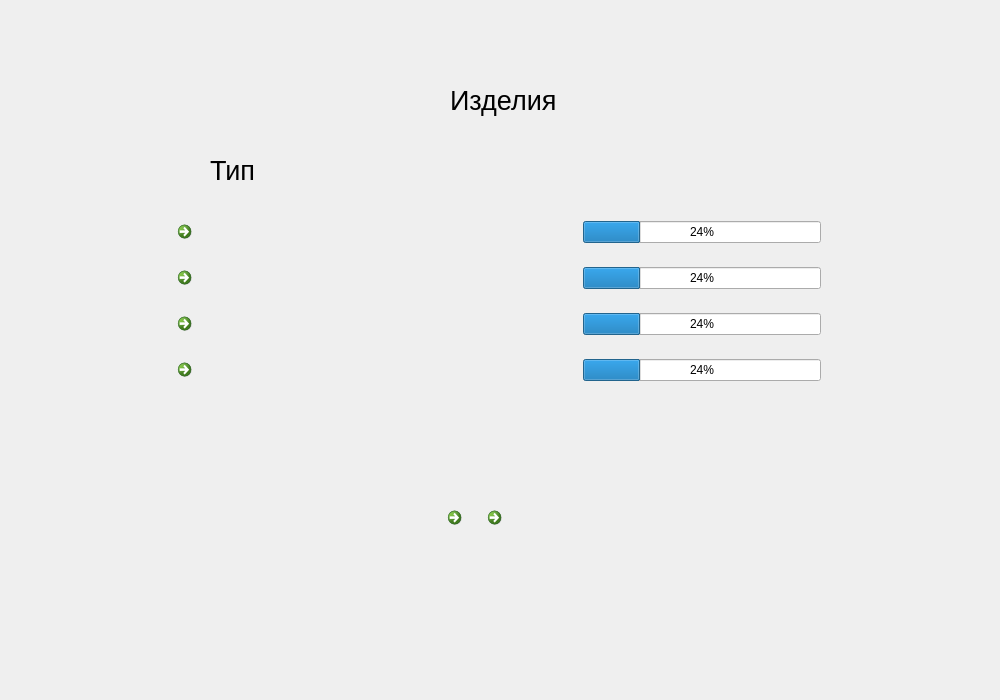
<?xml version="1.0" encoding="UTF-8"?>
<ui version="4.0">
 <class>izd</class>
 <widget class="QDialog" name="izd">
  <property name="geometry">
   <rect>
    <x>0</x>
    <y>0</y>
    <width>1000</width>
    <height>700</height>
   </rect>
  </property>
  <property name="windowTitle">
   <string>Dialog</string>
  </property>
  <widget class="QLabel" name="labelizd">
   <property name="geometry">
    <rect>
     <x>450</x>
     <y>80</y>
     <width>211</width>
     <height>41</height>
    </rect>
   </property>
   <property name="font">
    <font>
     <pointsize>20</pointsize>
    </font>
   </property>
   <property name="text">
    <string>Изделия</string>
   </property>
  </widget>
  <widget class="QLabel" name="labelTip">
   <property name="geometry">
    <rect>
     <x>210</x>
     <y>150</y>
     <width>101</width>
     <height>41</height>
    </rect>
   </property>
   <property name="font">
    <font>
     <pointsize>20</pointsize>
    </font>
   </property>
   <property name="autoFillBackground">
    <bool>false</bool>
   </property>
   <property name="text">
    <string>&lt;html&gt;&lt;head/&gt;&lt;body&gt;&lt;p&gt;&lt;span style=&quot; color:#000000;&quot;&gt;Тип&lt;/span&gt;&lt;/p&gt;&lt;/body&gt;&lt;/html&gt;</string>
   </property>
  </widget>
  <widget class="QCommandLinkButton" name="leftButton">
   <property name="geometry">
    <rect>
     <x>440</x>
     <y>500</y>
     <width>41</width>
     <height>40</height>
    </rect>
   </property>
   <property name="text">
    <string/>
   </property>
   <property name="icon">
    <iconset>
     <normaloff>../left.png</normaloff>../left.png</iconset>
   </property>
   <property name="autoRepeatDelay">
    <number>300</number>
   </property>
  </widget>
  <widget class="QWidget" name="layoutWidget">
   <property name="geometry">
    <rect>
     <x>170</x>
     <y>210</y>
     <width>651</width>
     <height>182</height>
    </rect>
   </property>
   <layout class="QVBoxLayout" name="verticalLayout">
    <item>
     <layout class="QHBoxLayout" name="horizontalLayout">
      <item>
       <widget class="QCommandLinkButton" name="LinkButton1">
        <property name="font">
         <font>
          <family>Segoe UI</family>
          <pointsize>8</pointsize>
         </font>
        </property>
        <property name="text">
         <string/>
        </property>
        <property name="icon">
         <iconset>
          <normaloff>right.png</normaloff>right.png</iconset>
        </property>
       </widget>
      </item>
      <item>
       <spacer name="horizontalSpacer">
        <property name="orientation">
         <enum>Qt::Horizontal</enum>
        </property>
        <property name="sizeHint" stdset="0">
         <size>
          <width>40</width>
          <height>20</height>
         </size>
        </property>
       </spacer>
      </item>
      <item>
       <widget class="QProgressBar" name="progressBar1">
        <property name="value">
         <number>24</number>
        </property>
       </widget>
      </item>
     </layout>
    </item>
    <item>
     <layout class="QHBoxLayout" name="horizontalLayout_7">
      <item>
       <widget class="QCommandLinkButton" name="LinkButton2">
        <property name="font">
         <font>
          <family>Segoe UI</family>
          <pointsize>8</pointsize>
         </font>
        </property>
        <property name="text">
         <string/>
        </property>
        <property name="icon">
         <iconset>
          <normaloff>free-icon-right-arrow-circular-button-outline-54240.png</normaloff>free-icon-right-arrow-circular-button-outline-54240.png</iconset>
        </property>
       </widget>
      </item>
      <item>
       <spacer name="horizontalSpacer_7">
        <property name="orientation">
         <enum>Qt::Horizontal</enum>
        </property>
        <property name="sizeHint" stdset="0">
         <size>
          <width>40</width>
          <height>20</height>
         </size>
        </property>
       </spacer>
      </item>
      <item>
       <widget class="QProgressBar" name="progressBar2">
        <property name="value">
         <number>24</number>
        </property>
       </widget>
      </item>
     </layout>
    </item>
    <item>
     <layout class="QHBoxLayout" name="horizontalLayout_8">
      <item>
       <widget class="QCommandLinkButton" name="LinkButton3">
        <property name="font">
         <font>
          <family>Segoe UI</family>
          <pointsize>8</pointsize>
         </font>
        </property>
        <property name="text">
         <string/>
        </property>
        <property name="icon">
         <iconset>
          <normaloff>free-icon-right-arrow-circular-button-outline-54240.png</normaloff>free-icon-right-arrow-circular-button-outline-54240.png</iconset>
        </property>
       </widget>
      </item>
      <item>
       <spacer name="horizontalSpacer_8">
        <property name="orientation">
         <enum>Qt::Horizontal</enum>
        </property>
        <property name="sizeHint" stdset="0">
         <size>
          <width>40</width>
          <height>20</height>
         </size>
        </property>
       </spacer>
      </item>
      <item>
       <widget class="QProgressBar" name="progressBar3">
        <property name="value">
         <number>24</number>
        </property>
       </widget>
      </item>
     </layout>
    </item>
    <item>
     <layout class="QHBoxLayout" name="horizontalLayout_9">
      <item>
       <widget class="QCommandLinkButton" name="LinkButton4">
        <property name="font">
         <font>
          <family>Segoe UI</family>
          <pointsize>8</pointsize>
         </font>
        </property>
        <property name="text">
         <string/>
        </property>
        <property name="icon">
         <iconset>
          <normaloff>free-icon-right-arrow-circular-button-outline-54240.png</normaloff>free-icon-right-arrow-circular-button-outline-54240.png</iconset>
        </property>
       </widget>
      </item>
      <item>
       <spacer name="horizontalSpacer_9">
        <property name="orientation">
         <enum>Qt::Horizontal</enum>
        </property>
        <property name="sizeHint" stdset="0">
         <size>
          <width>40</width>
          <height>20</height>
         </size>
        </property>
       </spacer>
      </item>
      <item>
       <widget class="QProgressBar" name="progressBar4">
        <property name="value">
         <number>24</number>
        </property>
       </widget>
      </item>
     </layout>
    </item>
   </layout>
  </widget>
  <widget class="QCommandLinkButton" name="leftButton_2">
   <property name="geometry">
    <rect>
     <x>480</x>
     <y>500</y>
     <width>41</width>
     <height>40</height>
    </rect>
   </property>
   <property name="text">
    <string/>
   </property>
   <property name="icon">
    <iconset>
     <normaloff>../right.png</normaloff>../right.png</iconset>
   </property>
   <property name="autoRepeatDelay">
    <number>300</number>
   </property>
  </widget>
 </widget>
 <resources/>
 <connections/>
</ui>
